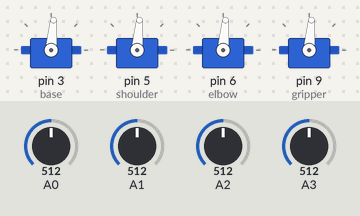
The sketch below on a simulated Arduino Uno, built with avr-gcc and run on an emulated ATmega328P. Parts: 4 × servo. The test bench sets the inputs (shaded band); at power-on: A0 = 512, A1 = 512, A2 = 512, A3 = 512.

Above: at 1.2 s.
1.3 s: A0 set to 716
At 1.9 s:
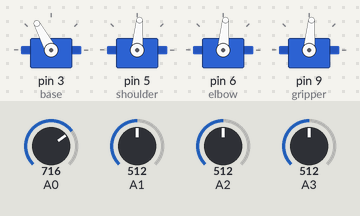
2.9 s: A1 set to 716
At 4.0 s:
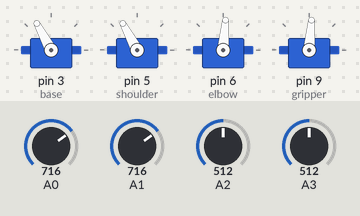
4.5 s: A2 set to 716
At 5.7 s:
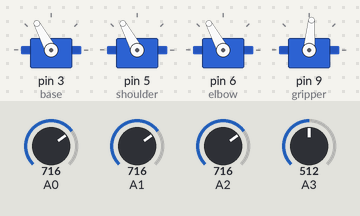
6.0 s: A3 set to 716
At 6.9 s:
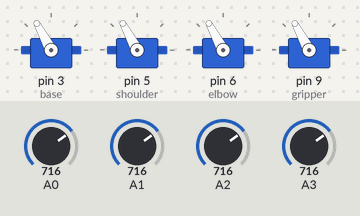
7.6 s: A0 set to 992
At 8.8 s:
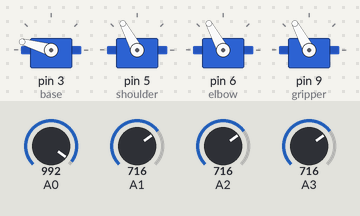
9.1 s: A1 set to 992
At 9.8 s:
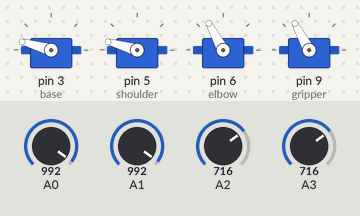
Timing chart, 0 to 11.7 s (numbered marks = the images above; inputs shaded):
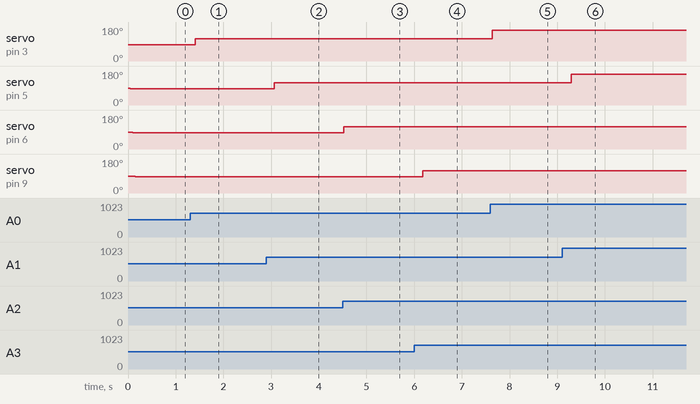

The sketch:

roboticArm.ino
```cpp
#include<Servo.h>
#include<SoftwareSerial.h>

Servo base, shoulder, elbow, gripper;

int base_pot, shoulder_pot, elbow_pot, gripper_pot;

void setup() {

  pinMode(A0, INPUT);
  base.attach(3);

  pinMode(A1, INPUT);
  shoulder.attach(5);

  pinMode(A2, INPUT);
  elbow.attach(6);

  pinMode(A3, INPUT);
  gripper.attach(9);

}

void loop() {

  base_pot = analogRead(A0);
  base_pot = map(base_pot, 0, 1024, 0, 170);
  base.write(base_pot);
  delay(50);

  shoulder_pot = analogRead(A1);
  shoulder_pot = map(shoulder_pot, 0, 1024, 0, 170);
  shoulder.write(shoulder_pot);
  delay(50);

  elbow_pot = analogRead(A2);
  elbow_pot = map(elbow_pot, 0, 1024, 0, 170);
  elbow.write(elbow_pot);
  delay(50);

  gripper_pot = analogRead(A3);
  gripper_pot = map(gripper_pot, 0, 1024, 0, 170);
  gripper.write(gripper_pot);
  delay(50);
}
```

Measured:
- after the input at 1.3 s, servo on pin 3 (base): 85° → 118° after 0.11 s
- after the input at 2.9 s, servo on pin 5 (shoulder): 85° → 118° after 0.16 s
- after the input at 4.5 s, servo on pin 6 (elbow): 85° → 118° at once
- after the input at 6.0 s, servo on pin 9 (gripper): 85° → 118° after 0.18 s
- after the input at 7.6 s, servo on pin 3 (base): 118° → 164° at once
- after the input at 9.1 s, servo on pin 5 (shoulder): 118° → 164° after 0.19 s
